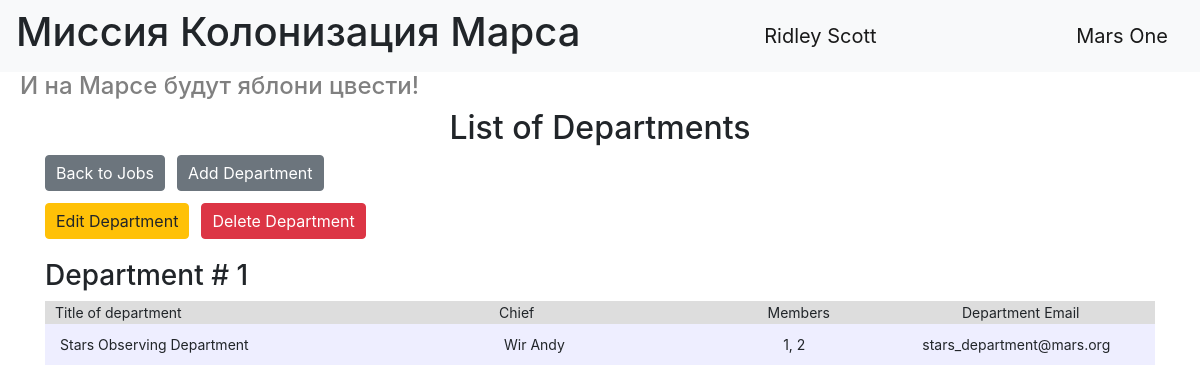
The page /departments (signed in) on the database its author committed.
### data/users.py (models this page shows, shortened)
class User(SqlAlchemyBase, UserMixin, SerializerMixin):
    __tablename__ = 'users'
    id = sqlalchemy.Column(sqlalchemy.Integer,
                           primary_key=True, autoincrement=True)
    surname = sqlalchemy.Column(sqlalchemy.String, nullable=True)
    name = sqlalchemy.Column(sqlalchemy.String, nullable=True)
    age = sqlalchemy.Column(sqlalchemy.Integer, nullable=True)
    position = sqlalchemy.Column(sqlalchemy.String, nullable=True)
    speciality = sqlalchemy.Column(sqlalchemy.String, nullable=True)
    address = sqlalchemy.Column(sqlalchemy.String, nullable=True)
    email = sqlalchemy.Column(sqlalchemy.String,
                              index=True, unique=True, nullable=True)
    hashed_password = sqlalchemy.Column(sqlalchemy.String, nullable=True)
    modified_date = sqlalchemy.Column(sqlalchemy.DateTime,
                                      default=datetime.datetime.now)
    jobs = orm.relationship("Jobs", back_populates='user')
    departments = orm.relationship("Department", secondary='association', back_populates='users')

### data/departments.py (models this page shows)
class Department(SqlAlchemyBase, SerializerMixin):
    __tablename__ = 'department'
    id = sqlalchemy.Column(sqlalchemy.Integer,
                           primary_key=True, autoincrement=True)
    title = sqlalchemy.Column(sqlalchemy.String, nullable=True, unique=True)
    chief = sqlalchemy.Column(sqlalchemy.Integer, sqlalchemy.ForeignKey("users.id"), nullable=True)
    members = sqlalchemy.Column(sqlalchemy.String, nullable=True)
    email = sqlalchemy.Column(sqlalchemy.String,
                              index=True, unique=True, nullable=True)
    users = orm.relationship("User",
                             secondary=association_table,
                             back_populates="departments")
    chief_user = orm.relationship("User", foreign_keys=[chief])

### main.py (the view)
@app.route("/departments")
def departments():
    deps = db_sess.query(Department).order_by(Department.id).all()
    numbered_deps = list(enumerate(deps, start=1))
    return render_template("departments.html", title='List of Departments', deps=numbered_deps)

### main.py (called while the page is built)
@login_manager.user_loader
def load_user(user_id):
    return db_sess.query(User).get(user_id)

### templates/departments.html (shortened to what this page needs)
{% extends "base.html" %}
{% block content %}
<h2 style="text-align: center">List of Departments</h2>
<div style="margin-bottom: 20px;">
    {% if current_user.is_authenticated %}
    <div style="margin-bottom: 12px;">
        <div style="display: flex; gap: 12px;">
            <a href="/" class="btn btn-secondary" style="padding: 5px 10px; display: inline-block;">Back to
                Jobs</a>
            <a href="adddepartment" class="btn btn-secondary" style="padding: 5px 10px; display: inline-block;">Add
                Department</a>
        </div>
    </div>
    {% endif %}
    {% for index, dep in deps %}
    {% if current_user.is_authenticated and (current_user.id == dep.chief or current_user.id == 1) %}
    <div style="margin-bottom: 12px;">
        <div style="display: flex; gap: 12px;">
            <a href="/editdepartment/{{ dep.id }}" class="btn btn-warning"
               style="padding: 5px 10px; display: inline-block;">Edit
                Department</a>
            <a href="/deletedepartment/{{ dep.id }}" class="btn btn-danger"
               style="padding: 5px 10px; display: inline-block;">Delete
                Department</a>
        </div>
    </div>
    {% endif %}
</div>
<div>
    <h3 style="text-align: left">Department # {{ index }}</h3>
    <table>
        <colgroup>
            <col style="width: 40%;">
            <col style="width: 20%;">
            <col style="width: 15%">
            <col style="width: 25%">
            <col style="width: 15%">
        </colgroup>
        <tr>
            <th style="text-align: left; ">Title of department</th>
            <th style="text-align: left">Chief</th>
            <th>Members</th>
            <th>Department Email</th>
        </tr>
        <tr>
            <td style="text-align: left">{{ dep.title }}</td>
            <td style="text-align: left">
                {% if dep.chief_user %}
                {{ dep.chief_user.surname }} {{ dep.chief_user.name }}
                {% else %}
                Не назначен
                {% endif %}
            </td>
            <td>{{ dep.members }}</td>
            <td>{{ dep.email }}</td>
        </tr>
    </table>
</div>
<br>
{% endfor %}
{% endblock %}

### templates/base.html (shortened to what this page needs)
<!DOCTYPE html>
<html lang="en">
<head>
    <link rel="stylesheet"
          href="https://stackpath.bootstrapcdn.com/bootstrap/4.4.1/css/bootstrap.min.css"
>
    <link rel="stylesheet" href="/static/css/style.css">
</head>
<body>
<header>
    <nav class="navbar navbar-light bg-light">
        <h1>Миссия Колонизация Марса</h1>
        {% if current_user.is_authenticated %}
        <a class="navbar-brand" href="/logout">{{ current_user.name }} {{ current_user.surname }}</a>
        {% else %}
        <p>
            <a class="btn btn-primary " href="/register">Register</a>
            <a class="btn btn-success" href="/login">Login</a>
        </p>
        {% endif %}
        <a class="navbar-brand">Mars One</a>
    </nav>
    <h4>И на Марсе будут яблони цвести!</h4>
</header>
<main role="main" class="container">
    {% block content %}{% endblock %}
</main>
</body>
</html>

### static/css/style.css (style rules this page uses)
h4 { color: gray; padding-left: 20px; }

### templates/departments.html (style rules this page uses)
th { background-color: #dddddd; padding-left: 10px; height: min-content; }
td { background-color: #eeeeff; padding: 10px 15px; }
table { width: 100%; font-size: 14px; }
th, td { font-weight: normal; text-align: center; }

### rows shown on the page
User: name "Ridley", surname "Scott"
Department: id "1", title "Stars Observing Department", chief_user.surname "Wir", chief_user.name "Andy", members "1, 2", email "stars_department@mars.org"
